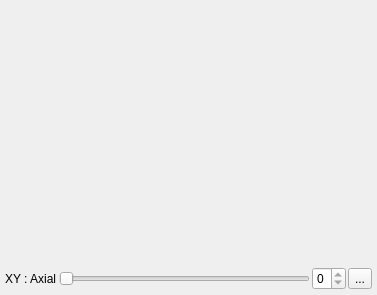
<ui version="4.0" >
 <class>udg::Q2DViewerWidgetBase</class>
 <widget class="QFrame" name="udg::Q2DViewerWidgetBase" >
  <property name="geometry" >
   <rect>
    <x>0</x>
    <y>0</y>
    <width>377</width>
    <height>295</height>
   </rect>
  </property>
  <property name="windowTitle" >
   <string>ViewerWidget</string>
  </property>
  <property name="frameShape" >
   <enum>QFrame::NoFrame</enum>
  </property>
  <property name="frameShadow" >
   <enum>QFrame::Plain</enum>
  </property>
  <property name="lineWidth" >
   <number>2</number>
  </property>
  <layout class="QGridLayout" >
   <property name="margin" >
    <number>3</number>
   </property>
   <property name="spacing" >
    <number>0</number>
   </property>
   <item row="1" column="0" >
    <layout class="QHBoxLayout" >
     <property name="margin" >
      <number>2</number>
     </property>
     <property name="spacing" >
      <number>2</number>
     </property>
     <item>
      <widget class="QLabel" name="m_viewText" >
       <property name="text" >
        <string>XY : Axial</string>
       </property>
       <property name="scaledContents" >
        <bool>true</bool>
       </property>
      </widget>
     </item>
     <item>
      <widget class="QSlider" name="m_slider" >
       <property name="focusPolicy" >
        <enum>Qt::NoFocus</enum>
       </property>
       <property name="maximum" >
        <number>0</number>
       </property>
       <property name="orientation" >
        <enum>Qt::Horizontal</enum>
       </property>
      </widget>
     </item>
     <item>
      <widget class="QSpinBox" name="m_spinBox" >
       <property name="maximum" >
        <number>0</number>
       </property>
      </widget>
     </item>
     <item>
      <widget class="QToolButton" name="m_synchronizeButton" >
       <property name="text" >
        <string>...</string>
       </property>
       <property name="icon" >
        <iconset resource="../../../main/main.qrc" >:/images/boomerang.png</iconset>
       </property>
      </widget>
     </item>
    </layout>
   </item>
   <item row="0" column="0" >
    <widget class="udg::Q2DViewer" native="1" name="m_2DView" />
   </item>
  </layout>
 </widget>
 <customwidgets>
  <customwidget>
   <class>udg::Q2DViewer</class>
   <extends>QWidget</extends>
   <header>q2dviewer.h</header>
  </customwidget>
 </customwidgets>
 <resources>
  <include location="q2dviewer.qrc" />
  <include location="../../../main/main.qrc" />
 </resources>
 <connections/>
</ui>
